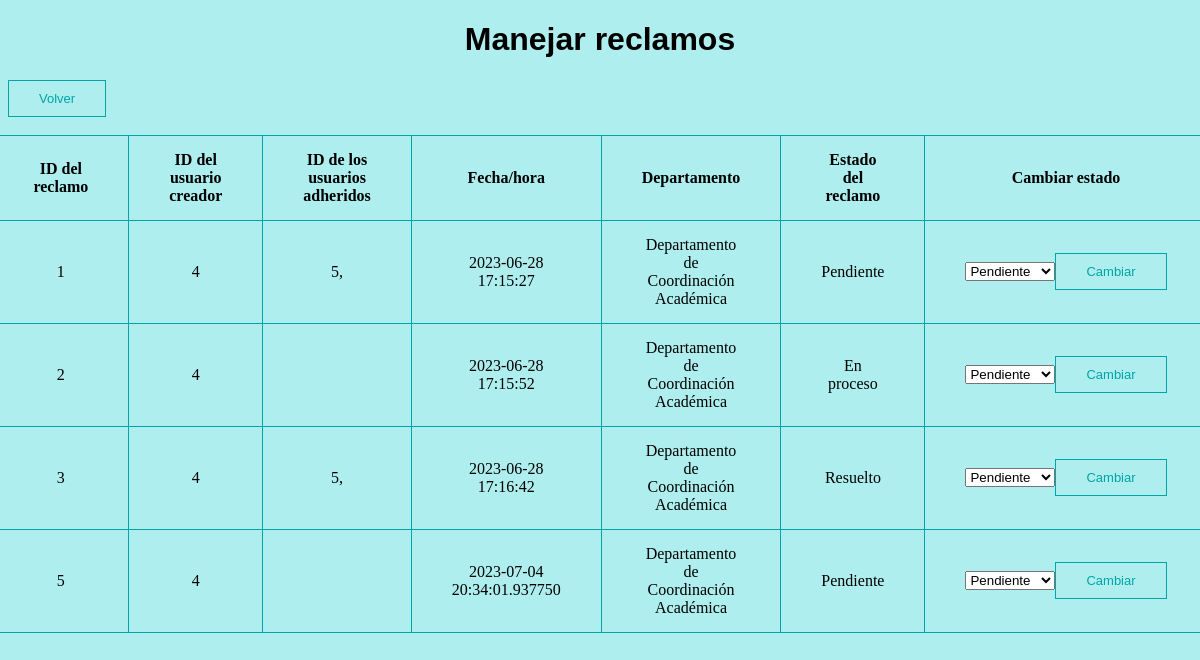
/manejar_reclamo (signed in), run on an earlier commit of the app's database.
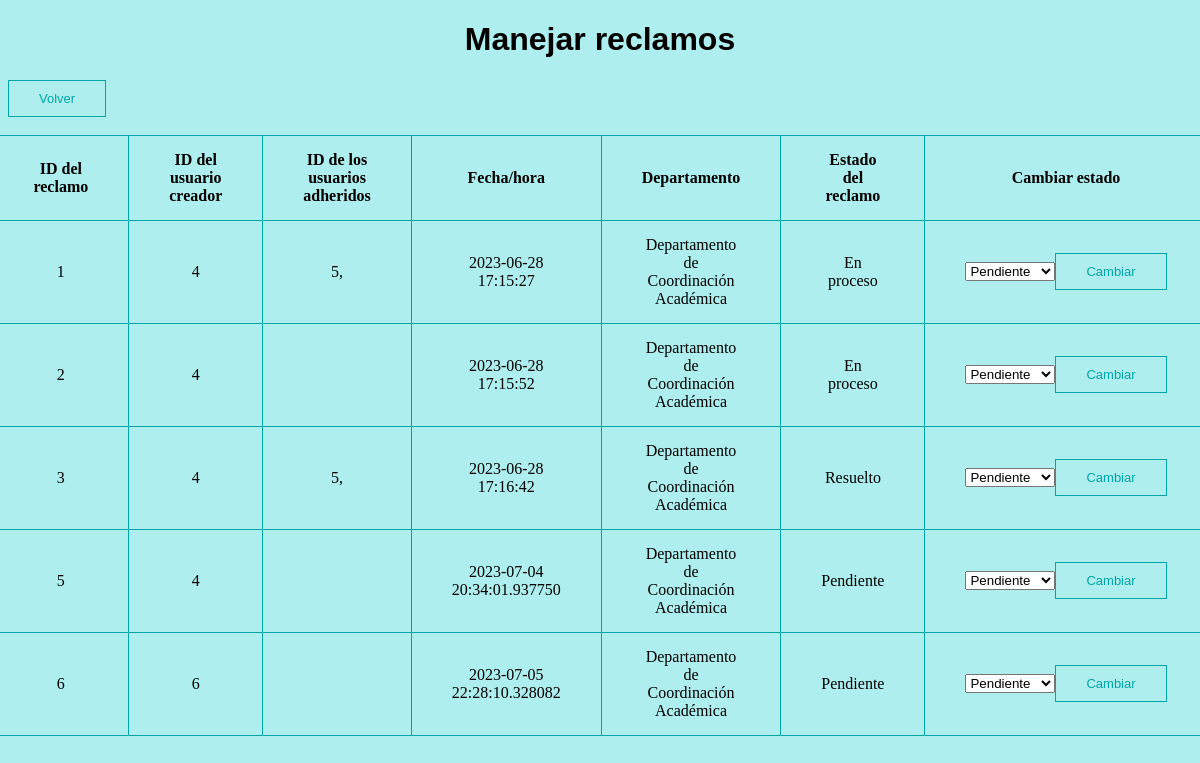
And on a later commit of the database.
### modules/class_reclamo.py (models this page shows, shortened)
class Reclamo(db.Model):
    id = db.Column(db.Integer,primary_key=True)
    usuario_creador = db.Column(db.String(100))
    asunto = db.Column(db.String(1000))
    descripcion = db.Column(db.String(1000))
    departamento_id = db.Column(db.Integer, db.ForeignKey('departamento.id'), nullable=True)
    estado =  db.Column(db.String(100))
    adherente = db.Column(db.String(100))
    fecha = db.Column(db.DateTime, default=datetime.utcnow)

### modules/classes_usuarios.py (models this page shows, shortened)
class Usuario(db.Model, UserMixin):
    id = db.Column(db.Integer, primary_key=True)
    email = db.Column(db.String(100), unique=True)
    password = db.Column(db.String(100))
    name = db.Column(db.String(1000))
    apellido = db.Column(db.String(1000))
    claustro = db.Column(db.String(100))

class Usuario_final(Usuario):
    def crear_reclamo(self, asunto, descripcion):
        departamento = Clasificador_reclamos.clasificar_reclamo(asunto, descripcion)
        if departamento is None:
            departamento_id = None
        else:
            departamento_id = departamento.id
        reclamo = Reclamo(
            id=None,
            usuario_creador=self.email,
            asunto=asunto,
            descripcion=descripcion,
            estado='Pendiente',
            adherente='',
            fecha=datetime.utcnow(),
            departamento_id=departamento_id
        )
        db.session.add(reclamo)
        db.session.commit()

### modules/class_departamento.py (models this page shows, shortened)
class Departamento(db.Model):
    id = db.Column(db.Integer, primary_key=True)
    nombre = db.Column(db.String(100), nullable=False)
    jefe = db.Column(db.String(200))

### server.py (the view)
@app.route("/manejar_reclamo", methods=['GET','POST'])
@admin_only
def manejar_reclamo():
    departamentos = Departamento.query.all()
    departamento = Departamento.query.filter_by(jefe=current_user.email).first()
    if current_user.id == 2:
        reclamos = Reclamo.query.all()
    else:
        reclamos = Reclamo.query.filter_by(departamento_id=departamento.id).all()
    users = Usuario.query.all()
    usuarios = []
    for usuario in users:
        if usuario.id not in admin_list:
            usuarios.append(usuario)
    if request.method == 'POST':
        reclamo_id = request.form.get('reclamo_id')
        estado = request.form.get('estado')
        if reclamo_id is not None and estado is not None:
            current_user.cambiar_estado(reclamo_id,estado)
    return render_template('manejar_reclamo.html',reclamos=reclamos,usuarios=usuarios,departamento=departamento,deptos=departamentos)

### server.py (called while the page is built)
@login_manager.user_loader
def user_loader(user_id):
    user = Usuario.query.get(user_id)
    if user:
        if user.id in admin_list:
            return Jefe_departamento.query.get(user_id)  #en base al id clasifica al usuario actual en jefe o usuario final
        else:
            return Usuario_final.query.get(user_id)

def admin_only(f):
    @wraps(f)
    def decorated_function(*args, **kwargs):
        if not current_user.is_authenticated or current_user.id not in admin_list:
            return abort(403)
        return f(*args, **kwargs)
    return decorated_function

### templates/manejar_reclamo.html (shortened to what this page needs)
<!DOCTYPE html>
<html lang="en">
<html>
    <head style="background-color:paleturquoise">
    </head>
    <body style="background-color:paleturquoise">
        <h1 class="centrar_element">Manejar reclamos</h1>
        <button onclick="location.href='/departamento'">Volver</button><br><br>
        <div class="table-container">
            <table>
                <tr>
                    <td><b>ID del reclamo</b></td>
                    <td><b>ID del usuario creador</b></td>
                    <td><b>ID de los usuarios adheridos</b></td>
                    <td><b>Fecha/hora</b></td>
                    <td><b>Departamento</b></td>
                    <td><b>Estado del reclamo</b></td>
                    <td><b>Cambiar estado</b></td>
                </tr>
                {% for reclamo in reclamos %}
                <tr>
                    <td>{{ reclamo.id }}</td>
                    {% for usuario in usuarios %}
                        {% if usuario.email==reclamo.usuario_creador %}
                        <td>{{ usuario.id }}</td>
                        {% endif %}
                    {% endfor %}
                    <td>
                        {% for usuario in usuarios %}
                            {% if usuario.email in reclamo.adherente %}
                                {% if reclamo.adherente == '' %}
                                    <p>No hay adherentes</p>
                                {% else %}
                                    {{ usuario.id }},
                                {% endif %}
                            {% endif %}
                        {% endfor %}
                    </td>
                    <td>{{ reclamo.fecha }}</td>
                    {% if reclamo.departamento_id == None %}
                        <td>En espera de asignacion</td>
                    {% else %}
                        {% for departamento in deptos %}
                            {% if reclamo.departamento_id ==  departamento.id %}
                                <td>{{ departamento.nombre }}</td>
                            {% endif %}
                        {% endfor %}
                    {% endif %}
                    <td>{{ reclamo.estado }}</td>
                    <td>
                        <form action="{{ url_for('manejar_reclamo') }}" method="post">
                            <div class="centrar_element">
                            <select name="estado" id="estado">
                                <option value="Pendiente">Pendiente</option>
                            </select>
                            <button type="submit">Cambiar</button>
                            </div>
                        </form>
                    </td>
                </tr>
                {% endfor %}
            </table>
        </div>
    </body>
</html>

### templates/manejar_reclamo.html (style rules this page uses)
table,tr,td { align-content: center; padding-top: 15px; padding-bottom: 15px; padding-right:40px; padding-left: 40px; border: 1px solid #01a4a7; border-collapse: collapse; text-align: center; }
table { max-width: 100%; }
button, input[type="submit"] { border:1px solid #01a4a7; border-style: double; color:#01a4a7; align-content: center; background-color: paleturquoise; padding: 10px 30px; cursor: pointer; font-size: small; }
h1 { color:black; font-family:Arial, Helvetica, sans-serif; }
.centrar_element { align-items: center; justify-content: center; display: flex; }
.table-container { display: flex; justify-content: center; }

What changed in the data, as far as the page shows it:
changed Reclamo id 1: estado "Pendiente" → "En proceso"
added Reclamo: id "6", fecha "2023-07-05 22:28:10.328082", estado "Pendiente", Departamento (nombre "Departamento de Coordinación Académica")
added Usuario_final: id "6"
